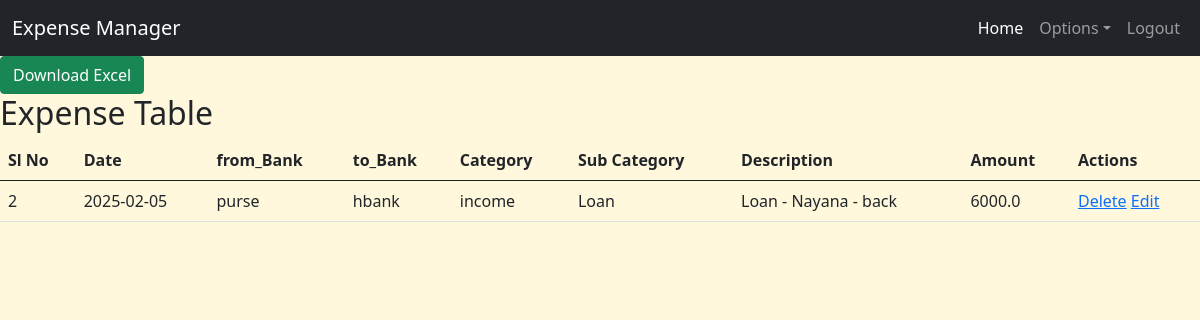
The page /view (signed in) on the database its author committed.
### app.py (models this page shows)
class IncomeExpenseManager(db.Model):
    id = db.Column(db.Integer, primary_key=True)
    date = db.Column(db.Date, nullable=False)
    from_bank = db.Column(db.String(10), nullable=True)
    to_bank = db.Column(db.String(10), nullable=True)
    category = db.Column(db.String(20), nullable=False)
    sub_category = db.Column(db.String(50), nullable=False)
    description = db.Column(db.String(100), nullable=False)
    amount = db.Column(db.Float, nullable=False)
    user_id = db.Column(db.Integer, db.ForeignKey('user.id'), nullable=False)  # NEW: Link expense to user
    user = db.relationship('User', backref=db.backref('expenses', lazy=True))  # NEW: Relationship

### app.py (the view)
@app.route('/view')
@login_required
def view_expenses():
    expenses = IncomeExpenseManager.query.filter_by(user_id=current_user.id).order_by(IncomeExpenseManager.date.desc()).all()
    return render_template('view_expenses.html', expenses=expenses)

### app.py (called while the page is built)
@login_manager.user_loader
def load_user(user_id):
    return User.query.get(int(user_id))  # Fetch user from database

### templates/view_expenses.html
{% extends 'base.html' %}
{% block content %}
<a href="{{ url_for('export_to_excel') }}" class="btn btn-success">Download Excel</a>
<br>
<h2> Expense Table </h2>
<table class="table">
    <thead>
        <tr>
            <th>Sl No</th>
            <th>Date</th>
            <th>from_Bank</th>
            <th>to_Bank</th>
            <th>Category</th>
            <th>Sub Category</th>
            <th>Description</th>
            <th>Amount</th>
            <th>Actions</th>
        </tr>
    </thead>
    <tbody>
        {% for expense in expenses %}
        <tr>
            <td>{{expense.id}}</td>
            <td>{{expense.date}}</td>
            <td>{{expense.from_bank}}</td>
            <td>{{expense.to_bank}}</td>
            <td>{{expense.category}}</td>
            <td>{{expense.sub_category}}</td>
            <td>{{expense.description}}</td>
            <td>{{expense.amount}}</td>
            <td>
                <a href="{{ url_for('delete_expense', id=expense.id) }}" onclick="return confirm('Are you sure you want to delete?');">Delete</a>
                <a href="{{ url_for('edit_expense', id=expense.id) }}">Edit</a>
        </td>
        </tr>
        {% endfor %}
    </tbody>
</table>
{% endblock %}

### templates/base.html (style rules this page uses)
body { background-color: cornsilk; }

### rows shown on the page
IncomeExpenseManager: id "2", date "2025-02-05", from_bank "purse", to_bank "hbank", category "income", sub_category "Loan", description "Loan - Nayana - back", amount "6000.0"
